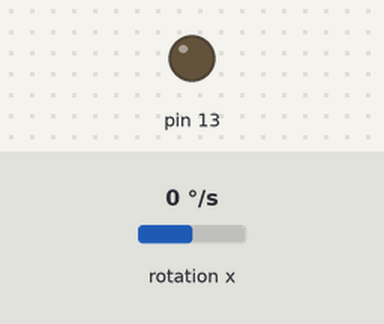
This sketch was run on a simulated Arduino Uno, built with avr-gcc and run on an emulated ATmega328P. On the bench: output pins drawn as LEDs (lit = HIGH). Wiring (inferred from the names in the program): MPU-6050 motion sensor at I2C address 0x68. The test bench sets the inputs (shaded band); at power-on: rotation x 0 °/s. What the sketch prints to the serial monitor is not drawn.

Above: at 0.6 s.
Timing chart, 0 to 2.1 s (numbered marks = the images above):
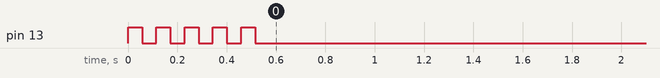

The sketch:

Gyro_calibration.ino
```cpp
// MPU-6050 Short Example Sketch
// By Arduino User JohnChi
// August 17, 2014
// Public Domain
//A4-SDA
//A5-SCL
#include<Wire.h>
const int MPU_addr=0x68;  // I2C address of the MPU-6050
int16_t AcX,AcY,AcZ,Tmp,GyX,GyY,GyZ;
double gyxangle=0;
int32_t GyXoffset=0;
unsigned long current_time=0;
unsigned long previous_time=0;
void setup(){
  Wire.begin();
   TWBR = 12;                                                                //Set the I2C clock speed to 400kHz
  Wire.beginTransmission(MPU_addr);
  Wire.write(0x6B);  // PWR_MGMT_1 register
  Wire.write(0);     // set to zero (wakes up the MPU-6050)
  Wire.endTransmission(true);
    Wire.beginTransmission(MPU_addr);                                     //Start communication with the address found during search.
  Wire.write(0x1B);                                                         //We want to write to the GYRO_CONFIG register (1B hex)
  Wire.write(0x00);                                                         //Set the register bits as 00000000 (250dps full scale)
  Wire.endTransmission(true);                                                   //End the transmission with the gyro
  //Set the full scale of the accelerometer to +/- 4g.
  Wire.beginTransmission(MPU_addr);                                     //Start communication with the address found during search.
  Wire.write(0x1C);                                                         //We want to write to the ACCEL_CONFIG register (1A hex)
  Wire.write(0x08);                                                         //Set the register bits as 00001000 (+/- 4g full scale range)
  Wire.endTransmission(true);                                                   //End the transmission with the gyro
 Serial.begin(115200);
 pinMode(13, OUTPUT);
  //////////////////////////////////////////Calculating Offset//////////////////////////////////////////
  for(int i=0;i<100;i++)
  {if(i%10==0)digitalWrite(13,!digitalRead(13));
   Wire.beginTransmission(MPU_addr);
  Wire.write(0x43);  // starting with register 0x43 (GYRO_XOUT_H) & 0x44 (GYRO_XOUT_L)
  Wire.endTransmission(false);
  Wire.requestFrom(MPU_addr,2, true);
  GyXoffset+=Wire.read()<<8|Wire.read();
  delayMicroseconds(5500);
  }
 GyXoffset=GyXoffset/100;
  //Serial.print("Offset = ");Serial.println(GyXoffset);


}
void loop(){

   ////////////////////////////////////////Reads all values///////////////////////////////////////
 /* Wire.beginTransmission(MPU_addr);
  Wire.write(0x3B);  // starting with register 0x3B (ACCEL_XOUT_H)
  Wire.endTransmission(false);
  Wire.requestFrom(MPU_addr,14,true);  // request a total of 14 registers
  AcX=Wire.read()<<8|Wire.read();  // 0x3B (ACCEL_XOUT_H) & 0x3C (ACCEL_XOUT_L)
  AcY=Wire.read()<<8|Wire.read();  // 0x3D (ACCEL_YOUT_H) & 0x3E (ACCEL_YOUT_L)
  AcZ=Wire.read()<<8|Wire.read();  // 0x3F (ACCEL_ZOUT_H) & 0x40 (ACCEL_ZOUT_L)
  Tmp=Wire.read()<<8|Wire.read();  // 0x41 (TEMP_OUT_H) & 0x42 (TEMP_OUT_L)
  GyX=Wire.read()<<8|Wire.read();  // 0x43 (GYRO_XOUT_H) & 0x44 (GYRO_XOUT_L)
  GyY=Wire.read()<<8|Wire.read();  // 0x45 (GYRO_YOUT_H) & 0x46 (GYRO_YOUT_L)
  GyZ=Wire.read()<<8|Wire.read();  // 0x47 (GYRO_ZOUT_H) & 0x48 (GYRO_ZOUT_L)
  Serial.print("AcX = "); Serial.print(AcX);
  Serial.print(" | AcY = "); Serial.print(AcY);
  Serial.print(" | AcZ = "); Serial.print(AcZ);
  //Serial.print(" | Tmp = "); Serial.print(Tmp/340.00+36.53);  //equation for temperature in degrees C from datasheet
  Serial.print(" | GyX = "); Serial.print(GyX);
  Serial.print(" | GyY = "); Serial.print(GyY);
  Serial.print(" | GyZ = "); Serial.println(GyZ);
  delay(333);*/
  ////////////////////////////////////////X axis values//////////////////////////////////////////////////
  Wire.beginTransmission(MPU_addr);
  Wire.write(0x43);  // starting with register 0x43 (GYRO_XOUT_H) & 0x44 (GYRO_XOUT_L)
  Wire.endTransmission(false);
  Wire.requestFrom(MPU_addr,2, true);
  GyX=Wire.read()<<8|Wire.read();
  GyX-=GyXoffset;
  //Serial.print(GyX);Serial.print("   ");    //corrected raw value from gyroscope
  //gyxangle+=GyX*0.00000611;    //assuming clock speed is 400kHz
  gyxangle+=GyX*0.000031;
  Serial.println(gyxangle);
  //Serial.print("   ");
  //current_time=micros();
  //Serial.println(current_time-previous_time);
  //previous_time=current_time;
  delayMicroseconds(3300);


  }
```
